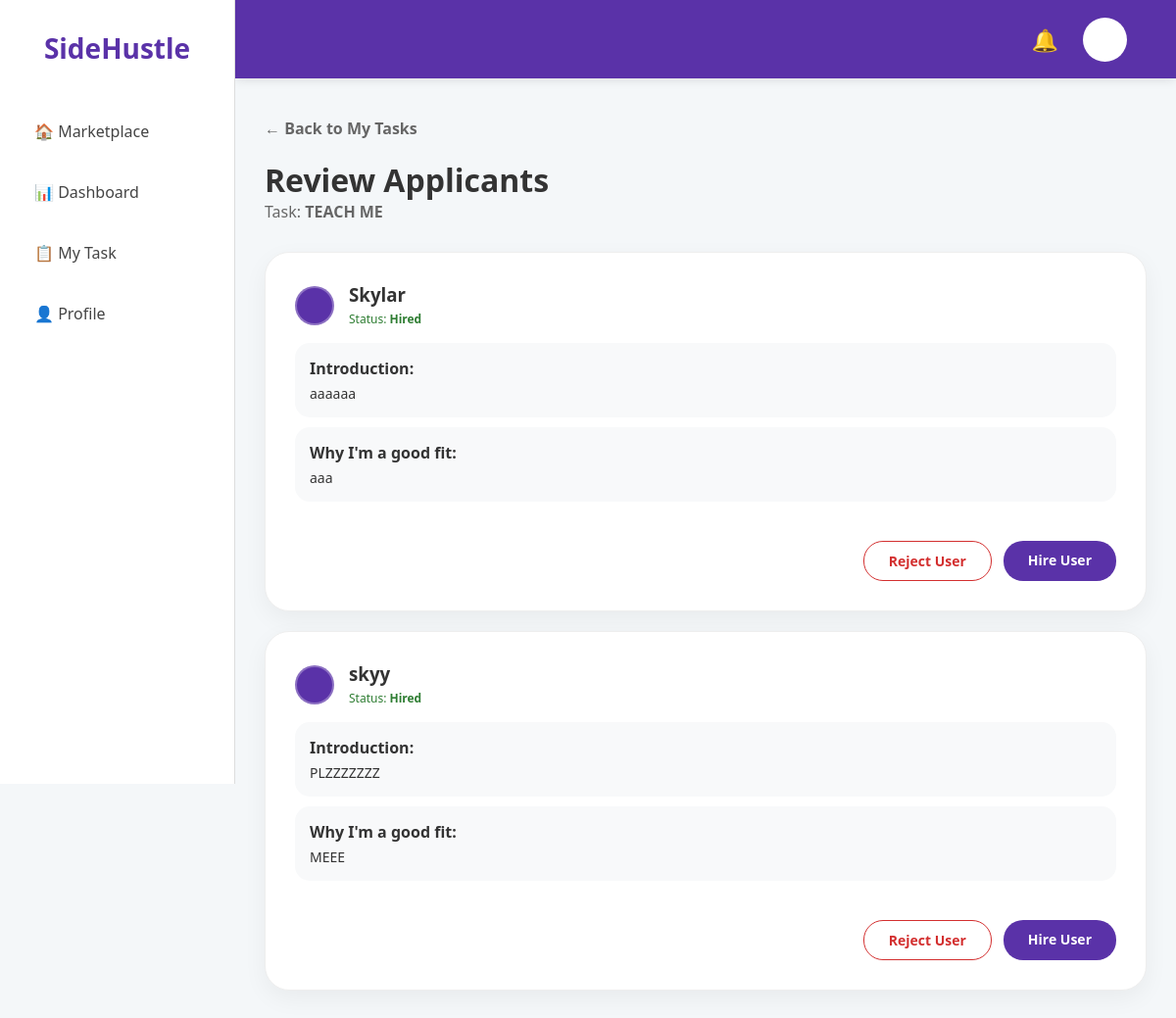
Page /view-applicants/1 (signed in) on the committed database.
### app.py (models this page shows, shortened)
class Task(db.Model):
    id = db.Column(db.Integer, primary_key=True)
    title = db.Column(db.String(100), nullable=False)
    price = db.Column(db.Float, nullable=False)
    description = db.Column(db.Text, nullable=False)
    category = db.Column(db.String(50), nullable=False)
    status = db.Column(db.String(20), default='Available')
    user = db.Column(db.String(50), default='Ali')
    rating = db.Column(db.Float, default=4.9)
    urgent = db.Column(db.Boolean, default=False)
    deadline = db.Column(db.String(50))
    capacity = db.Column(db.Integer, default=1)
    tasker = db.Column(db.String(50)) # Stores the username of the person hired
    progress = db.Column(db.Integer, default=0) # Stores 0, 25, 50, 75, or 100

class Application(db.Model):
    id = db.Column(db.Integer, primary_key=True)
    task_id = db.Column(db.Integer, db.ForeignKey('task.id'), nullable=False)
    applicant_username = db.Column(db.String(50), nullable=False)
    intro = db.Column(db.Text)
    reason = db.Column(db.Text)
    status = db.Column(db.String(20), default='Pending')

### app.py (the view)
@app.route('/view-applicants/<int:task_id>')
def view_applicants(task_id):
    if 'user_id' not in session:
        return redirect(url_for('login'))
    task = Task.query.get_or_404(task_id)
    apps = Application.query.filter_by(task_id=task_id).all()
    return render_template('view_applicants.html', task=task, apps=apps)

### app.py (called while the page is built)
@app.context_processor
def inject_notifications():
    if 'user_id' in session:
        current_user = User.query.get(session['user_id'])
        if current_user:
            user_notifications = Notification.query.filter_by(user_id=current_user.id).order_by(Notification.id.desc()).limit(5).all()
            return dict(notifications=user_notifications)
        else:
            session.pop('user_id', None)
    return dict(notifications=[])

### templates/view_applicants.html (shortened to what this page needs)
<!DOCTYPE html>
<html>
<head>
    <link rel="stylesheet" href="{{ url_for('static', filename='style.css') }}">
</head>
<body>
        {% extends "base.html" %}
        {% block content %}
            <a href="{{ url_for('my_task') }}" class="back-link">← Back to My Tasks</a>
            <h1 style="margin-top: 20px;">Review Applicants</h1>
            <p style="color: #666; margin-bottom: 30px;">Task: <strong>{{ task.title }}</strong></p>
            {% if not apps %}
                <div class="card" style="text-align: center; padding: 50px;">
                    <p>No one has applied for this task yet :P </p>
                </div>
            {% else %}
                <div style="display: flex; flex-direction: column; gap: 20px;">
                    {% for app in apps %}
                        <div class="card" style="min-height: auto;">
                            <div style="display: flex; align-items: center; gap: 15px; margin-bottom: 15px;">
                                <div class="profile-circle" style="background: #5a32a8; width: 40px; height: 40px;"></div>
                                <div>
                                    <h3 style="margin: 0;">{{ app.applicant_username }}</h3>
                                    <span style="font-size: 12px; color: {% if app.status == 'Rejected' %}#d32f2f{% elif app.status == 'Hired' %}#2e7d32{% else %}#888{% endif %};">
                                        Status: <strong>{{ app.status }}</strong>
                                    </span>
                                </div>
                            </div>
                        <div style="background: #f8f9fa; padding: 15px; border-radius: 15px; margin-bottom: 10px;">
                            <strong>Introduction:</strong>
                            <p style="font-size: 14px; margin-top: 5px;">{{ app.intro }}</p>
                        </div>
                        <div style="background: #f8f9fa; padding: 15px; border-radius: 15px; margin-bottom: 20px;">
                            <strong>Why I'm a good fit:</strong>
                            <p style="font-size: 14px; margin-top: 5px;">{{ app.reason }}</p>
                        </div>
                    <div style="display: flex; justify-content: flex-end; gap: 12px; margin-top: 20px;">
                        <a href="{{ url_for('reject_applicant', app_id=app.id) }}" class="btn-reject">Reject User</a>
                        <a href="{{ url_for('hire_applicant', app_id=app.id) }}" class="btn-hire">Hire User</a>
                    </div>
                    </div>
                    {% endfor %}
                </div>
            {% endif %}
        {% endblock %}

### static/style.css (style rules this page uses)
* { box-sizing: border-box; margin: 0; padding: 0; }
body { font-family: 'Segoe UI', Roboto, Helvetica, Arial, sans-serif; background-color: #f4f7f9; color: #333; overflow-x: hidden; }
.profile-circle { width: 45px; height: 45px; background: white; border-radius: 50%; border: 2px solid rgba(255,255,255,0.3); cursor: pointer; }
.card { background: white; border-radius: 25px; padding: 30px; border: 1px solid #eee; box-shadow: 0 8px 24px rgba(0,0,0,0.05); display: flex; flex-direction: column; justify-content: space-between; min-height: 350px; }
.back-link { text-decoration: none; color: #666; font-weight: bold; margin-bottom: 20px; }
.btn-hire { text-decoration: none; padding: 10px 25px; background-color: #5a32a8; color: white; border-radius: 20px; font-weight: bold; font-size: 14px; transition: 0.3s; }
.btn-reject { text-decoration: none; padding: 10px 25px; background-color: transparent; color: #d32f2f; border: 1.5px solid #d32f2f; border-radius: 20px; font-weight: bold; font-size: 14px; transition: 0.3s; }

### rows in the picture
Task: title "TEACH ME"
Application: applicant_username "Skylar", status "Hired", intro "aaaaaa", reason "aaa"
Application: applicant_username "skyy", status "Hired", intro "PLZZZZZZZ", reason "MEEE"
